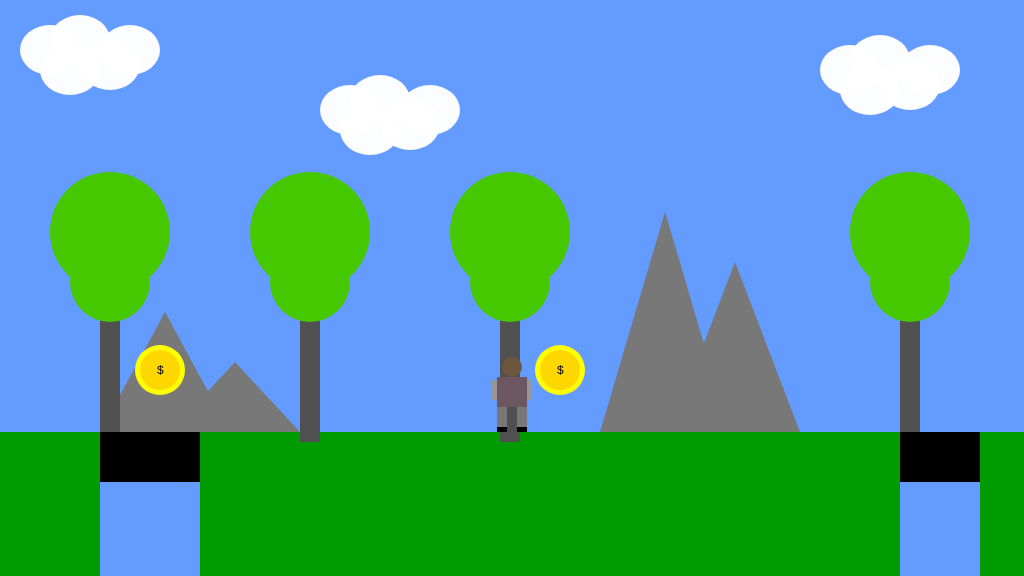
Frame 1 (no input)
Frame 60 (no input): identical to frame 1, image omitted
Frame 120 (the mouse pressed at the canvas centre since frame 60): identical to frame 1, image omitted

The p5.js sketch that drew this single still picture (run headless with seeded random() and noise() and a simulated clock; from frame 60 on, the mouse is pressed at the canvas centre):

// p5.js sketch
// ── sketch.js
/*

The Game Project 4 - Side scrolling

Week 6

*/

var gameChar_x;
var gameChar_y;
var floorPos_y;
var isLeft;
var isRight;
var scrollPos;

var clouds;
var mountains;
var trees_x;
var canyons;
var collectables;

function setup()
{
	createCanvas(1024, 576);
	floorPos_y = height * 3/4;
	gameChar_x = width/2;
	gameChar_y = floorPos_y;

	// Boolean variables to control the movement of the game character.
	isLeft = false;
	isRight = false;

	// Variable to control the background scrolling.
	scrollPos = 0;

	// Initialise arrays of scenery objects.
	trees_x = [100, 300, 500, 900];
	clouds = [
		{x_pos: 50, y_pos: 50, size: 50},
		{x_pos: 350, y_pos: 110, size: 50},
		{x_pos: 850, y_pos: 70, size: 50}
	];
	mountains = [
		{x: 100, y: floorPos_y, height: 120, width: 130},
		{x: 600, y: floorPos_y, height: 220, width: 130}
	];
	canyons = [
		{x_pos: 100, width: 100},
		{x_pos: 900, width: 80},
	];
	collectables = [
		{x_pos: 160, y_pos: 370, size: 50},
		{x_pos: 560, y_pos: 370, size: 50},
	];
}

function draw()
{
	background(100, 155, 255); // fill the sky blue

	noStroke();
	fill(0, 155, 0);
	rect(0, floorPos_y, width, height/4); // draw some green ground

	push();
	translate(scrollPos,0);

	// Draw clouds.
	for (var i = 0; i < clouds.length; i++)
	{
		fill(255,255,255,250)
		ellipse(clouds[i].x_pos,clouds[i].y_pos,clouds[i].size+10,clouds[i].size);
		ellipse(clouds[i].x_pos+30,clouds[i].y_pos-10,clouds[i].size+10,clouds[i].size);
		ellipse(clouds[i].x_pos+80,clouds[i].y_pos,clouds[i].size+10,clouds[i].size);
		ellipse(clouds[i].x_pos+20,clouds[i].y_pos+20,clouds[i].size+10,clouds[i].size);
		ellipse(clouds[i].x_pos+60,clouds[i].y_pos+15,clouds[i].size+10,clouds[i].size);
	}

	// Draw mountains.
	for (var i = 0; i < mountains.length; i++)
	{ 
		fill(120);
		triangle(mountains[i].x, mountains[i].y,
			mountains[i].x + mountains[i].width, mountains[i].y,
			mountains[i].x + (mountains[i].width / 2), mountains[i].y - mountains[i].height);
		triangle(mountains[i].x+70, mountains[i].y,
			mountains[i].x + mountains[i].width+70, mountains[i].y,
			mountains[i].x + (mountains[i].width / 2)+70, mountains[i].y - mountains[i].height+50);
	}
	

	// Draw trees.
	for (var i = 0; i < trees_x.length; i++)
	{
		fill(80);
		rect(trees_x[i],floorPos_y-150,20,160);
		fill(70,200,0);
		ellipse(trees_x[i]+10,floorPos_y-150,80,80);
		fill(70,200,0);
		ellipse(trees_x[i]+10,floorPos_y-200,120,120);
	}
	

	// Draw canyons
	for (var i = 0; i < canyons.length; i++)
	{
		fill(0);
		rect(canyons[i].x_pos,floorPos_y,canyons[i].width,144);
		fill(100, 155, 255);
		rect(canyons[i].x_pos,floorPos_y+50,canyons[i].width,144);

	}
	

	// Draw collectable items
	for (var i = 0; i < collectables.length; i++)
	{
		fill(255, 255, 0);
		ellipse(collectables[i].x_pos,collectables[i].y_pos,collectables[i].size);
		fill(255, 215, 0);
		ellipse(collectables[i].x_pos,collectables[i].y_pos,collectables[i].size-10);
		fill(0)
		text('$',collectables[i].x_pos-3,collectables[i].y_pos+4);

	}

	pop();
	
	// Draw the game character - this must be last
	//head
	fill(108, 86, 61);
	ellipse(gameChar_x,gameChar_y-65,20,20)
	//body
	fill(108, 86, 95);
	rect(gameChar_x-15,gameChar_y-55,30,30)
	//leg
	fill(120);
	rect(gameChar_x-15,gameChar_y-25,10,20)
	fill(120);
	rect(gameChar_x+5,gameChar_y-25,10,20)
	//shoe
	fill(0);
	rect(gameChar_x-15,gameChar_y-5,10,5)
	fill(0);
	rect(gameChar_x+5,gameChar_y-5 ,10,5)
	//hand
	fill(150);
	rect(gameChar_x-20,gameChar_y-52,5,20)
	fill(150); 
	rect(gameChar_x+15,gameChar_y-52,5,20)
	

	//////// Game character logic ///////
	// Logic to move

	if(isLeft)
	{
		if(gameChar_x > width * 0.2)
		{
			gameChar_x -= 5;
		}
		else
		{
			scrollPos += 5;
		}
	}

	if(isRight)
	{
		if(gameChar_x < width * 0.8)
		{
			gameChar_x  += 5;
		}
		else
		{
			scrollPos -= 5; // negative for moving against the background
		}

	}
}

function keyPressed()
{

	if(key == 'A' || keyCode == 37)
	{
		isLeft = true;
	}

	if(key == 'D' || keyCode == 39)
	{
		isRight = true;
	}

}

function keyReleased()
{
	if(key == 'A' || keyCode == 37)
	{
		isLeft = false;
	}

	if(key == 'D' || keyCode == 39)
	{
		isRight = false;
	}
}
